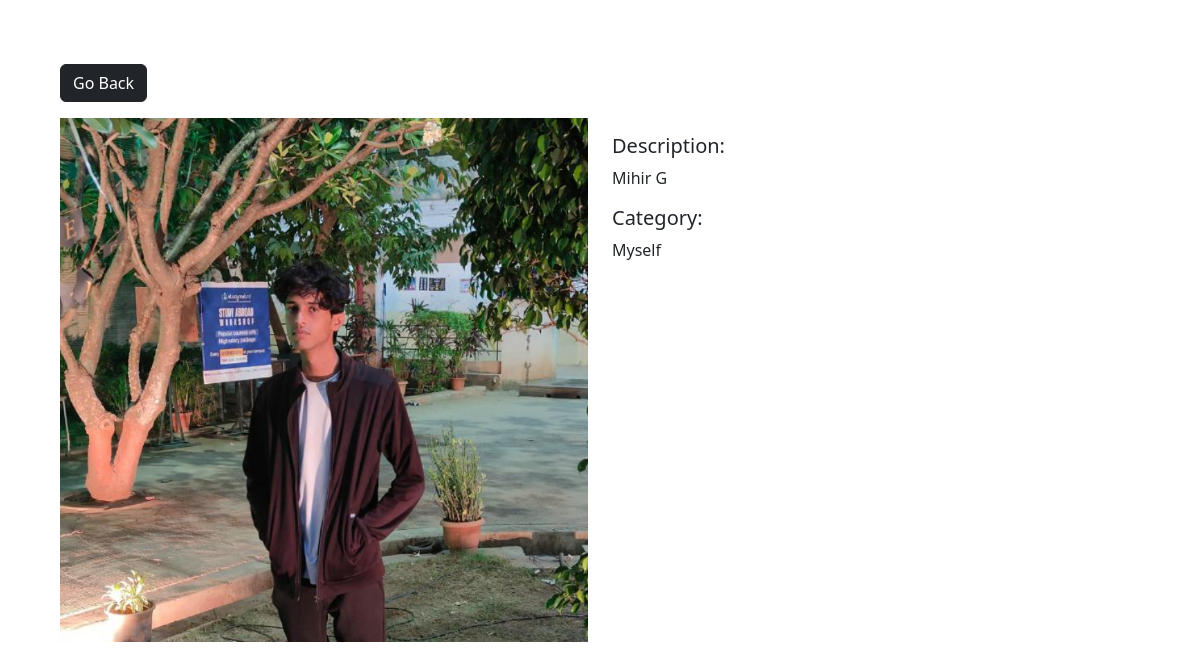
The app's page /photo/5/ with its own data.
### photos/models.py (models this page shows, shortened)
class Photo(models.Model):
    category=models.ForeignKey(Category,on_delete=models.SET_NULL,null=True, blank=True)
    image=models.ImageField(null=False,blank=False)
    description=models.TextField()

class Category(models.Model):
    name=models.CharField(max_length=100, null=False, blank=False)

### photos/views.py (the view)
# urls.py: path('photo/<str:pk>/',views.viewphoto,name='photo'),
def viewphoto(request,pk):
    category=Category.objects.get(id=pk)
    photo=Photo.objects.get(id=pk)
    return render(request,'photos/photo.html',{'photo':photo, 'category':category})

### photos/templates/photos/photo.html (shortened to what this page needs)
<!DOCTYPE html>
<html lang="en">
<head>
    <link href="https://cdn.jsdelivr.net/npm/bootstrap@5.3.2/dist/css/bootstrap.min.css" rel="stylesheet">
</head>
<body class="m-5">
    <div class="container">
        <div class="row justify-content-center">
            <div class="col">
                <a href="{% url 'gallery' %}" class="btn btn-dark my-3">Go Back</a>
            </div>
            <div class="container">
                <div class="row">
                    <div class="col-6 d-flex justify-content-center align-items-center">
                        <div style="height: 90vh;">
                            <img style="max-width: 100%; max-height: 100%;" src="{{photo.image.url}}" alt="">
                        </div>
                    </div>
                    <div class="col">
                        <p><h5>Description: </h5> {{photo.description}}</p>
                        <p><h5>Category: </h5> {{photo.category.name}}</p>
                    </div>
                </div>
            </div>
        </div>
    </div>
</body>
</html>

### records on screen
Photo: image (picture), description "Mihir G", category.name "Myself"
